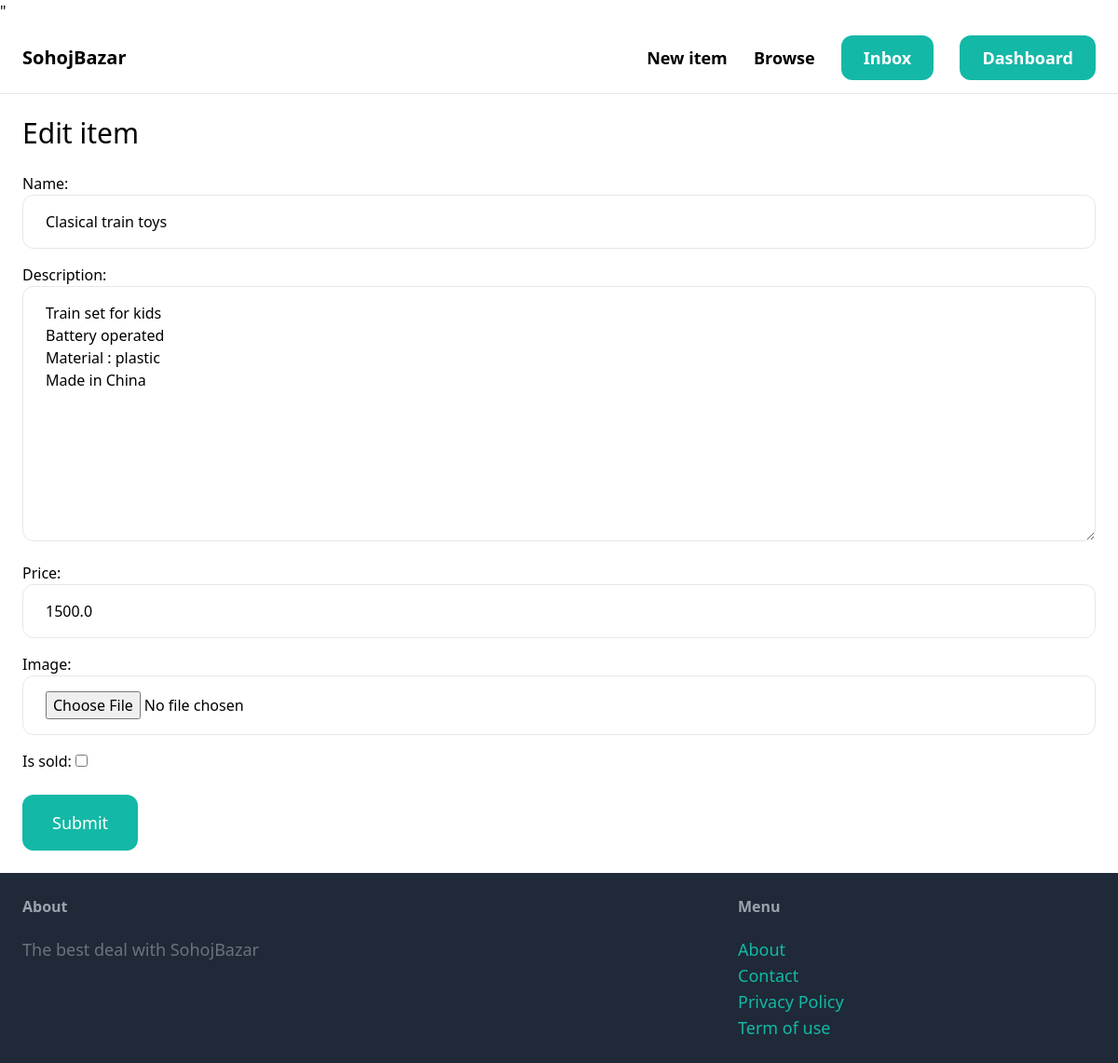
The page /items/1/edit/ (signed in) on the database its author committed.
### item/models.py (models this page shows)
class Item(models.Model):
    category = models.ForeignKey(Category, related_name = 'items', on_delete = models.CASCADE)
    name = models.CharField(max_length = 255)
    description = models.TextField(blank = True, null = True)
    price = models.FloatField()
    image = models.ImageField(upload_to='item_images', blank = True, null = True)
    is_sold = models.BooleanField(default = False)
    created_by = models.ForeignKey(User, related_name = 'items', on_delete =  models.CASCADE)
    created_at = models.DateTimeField(auto_now_add = True)

### item/views.py (the view)
# urls.py: path('<int:pk>/edit/', views.edit, name='edit'),
@login_required
def edit(request, pk):
    item = get_object_or_404(Item, pk=pk, created_by=request.user)
    if request.method == 'POST':
        form = EditItemForm(request.POST, request.FILES, instance=item)
        if form.is_valid():
            form.save()
            return redirect('item:detail', pk=item.id)
    else:
        form = EditItemForm(instance=item)
    return render(request, 'item/form.html', {
        'form' : form,
        'tittle' : 'Edit item',
    })

### item/forms.py
class EditItemForm(forms.ModelForm):
    class Meta:
        model = Item
        fields = ('name', 'description', 'price', 'image', 'is_sold')
        widgets = {
            'name': forms.TextInput(attrs={
                'class': INPUT_CLASSES
            }),
            'description': forms.Textarea(attrs={
                'class': INPUT_CLASSES
            }),
            'price': forms.TextInput(attrs={
                'class': INPUT_CLASSES
            }),
            'image': forms.FileInput(attrs={
                'class': INPUT_CLASSES
            }),
        }

### item/templates/item/form.html (shortened to what this page needs)
{% extends 'core/base.html' %}
{% block content %}
<h1 class = "mb-6 text-3xl"> {{ tittle }} </h1>
<form method="post" action="." enctype="multipart/form-data">
    <div class="space-y-4">
        {{ form.as_p}}
    </div>
    <button class="mt-6 py-4 px-8 text-lg bg-teal-500 hover:bg-teal-700 rounded-xl text-white">Submit</button>
</form>
{% endblock %}

### rows shown on the page
Item: name "Clasical train toys", description "Train set for kids Battery operated Material : plastic Made in China", price "1500.0"

### other values the page prints
{{ tittle }} "Edit item"
